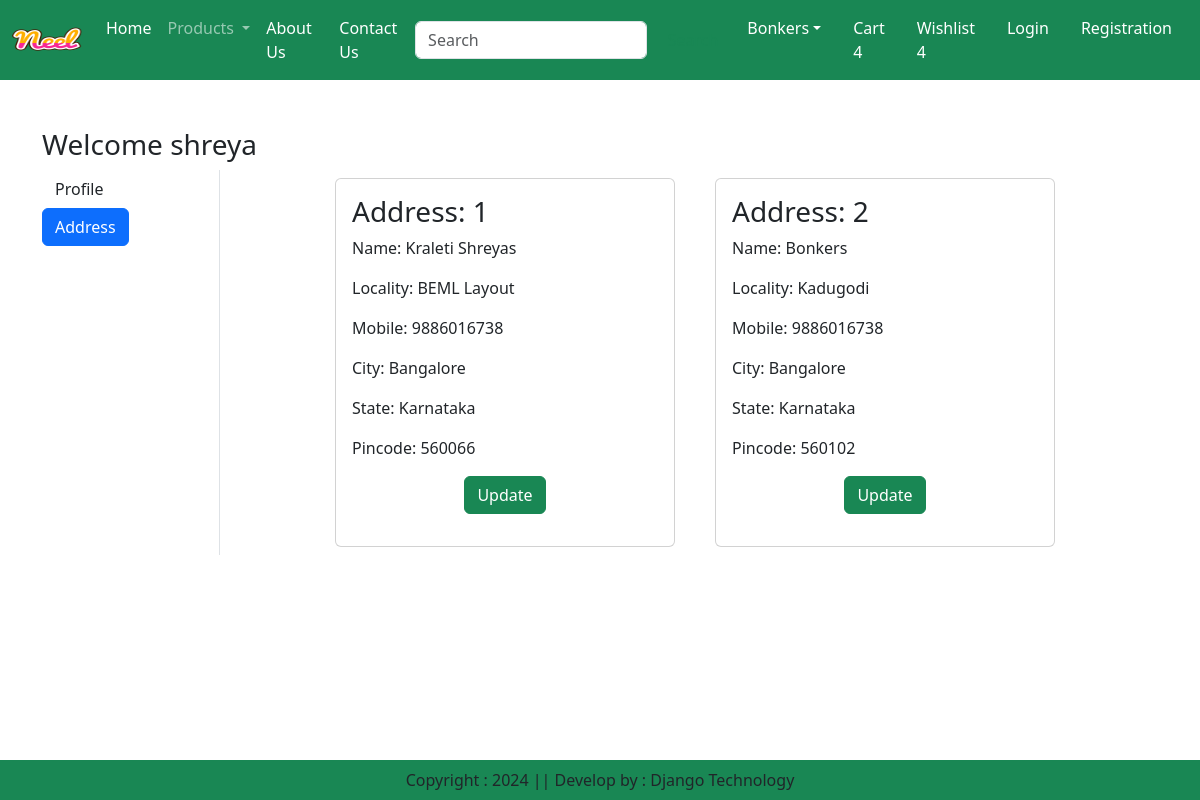
The page /address/ (signed in) on the database its author committed.
### app/models.py (models this page shows, shortened)
class Customer(models.Model):
    user = models.ForeignKey(User,on_delete=models.CASCADE)
    name = models.CharField(max_length=200)
    locality = models.CharField(max_length=200)
    city = models.CharField(max_length=50)
    mobile = models.IntegerField(default=0)
    zipcode = models.IntegerField()
    state = models.CharField(choices=STATE_CHOICES,max_length=100)

### app/views.py (the view)
# urls.py: path("address/", views.address, name = 'address'),
def address(request):
    add = Customer.objects.filter(user=request.user)
    return render(request, 'app/address.html', locals())

### app/templates/app/address.html (shortened to what this page needs)
{% extends 'app/base.html' %}
{% load static %}
{% block main-content %}
<div class="container my-5">
    <div class="row">
        <h3>Welcome <span class="text-captilize">{{request.user}}</span></h3>
        <div class="col-sm-2 border-end">
            <ul class="list-unstyled">
                <li class="d-grip"><a href="{% url 'profile' %}" class="btn ">Profile</a></li>
                <li class="d-grip"><a href="{% url 'address' %}" class="btn btn-primary">Address</a></li>
            </ul>
        </div>
        <div class="col-sm-8 offset-sm-1">
            <div class="row">
                {% for ad in add %}
                  <div class = "col-sm-6">
                    <div class = "card m-2">
                        <div class="card-body">
                            <h3>Address: {{forloop.counter}}</h3>
                            <p>Name: {{ad.name}}</p>
                            <p>Locality: {{ad.locality}}</p>
                            <p>Mobile: {{ad.mobile}}</p>
                            <p>City: {{ad.city}}</p>
                            <p>State: {{ad.state}}</p>
                            <p>Pincode: {{ad.zipcode}}</p>
                            <p class="text-center"><a href="{% url 'updateAddress' pk=ad.id %}" type="button" class="btn btn-success">Update</a></p>
                        </div>
                    </div>
                </div>
                {% endfor%}
            </div>
        </div>
    </div>
</div>
{% endblock main-content %}

### rows shown on the page
Customer: name "Kraleti Shreyas", locality "BEML Layout", mobile "9886016738", city "Bangalore", state "Karnataka", zipcode "560066"
Customer: name "Bonkers", locality "Kadugodi", mobile "9886016738", city "Bangalore", state "Karnataka", zipcode "560102"

### other values the page prints
{{ request.user }} "shreya"
